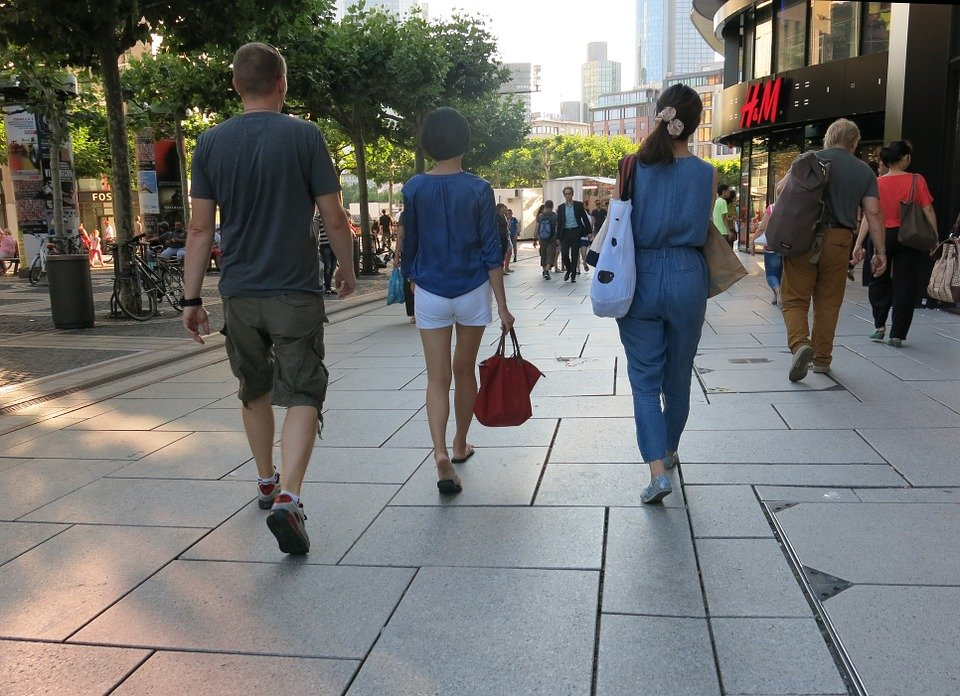
#> input picture ped1.jpg, 960 x 696 px
$ jupyter execute Maj_Project_Pedestrians.ipynb
#> lines starting #> are read from the running program, lines starting #| are printed output that depends on the picture; after the words box and inside, x2 and y2 are one past the last pixel; in counts of white or black regions, pixels touching at a corner belong together
[cell 1]
import cv2
import sys

[cell 2]
pedsCascade=cv2.CascadeClassifier(cv2.data.haarcascades + 'haarcascade_fullbody.xml')

[cell 3]
imgloc = "ped1.jpg"
img = cv2.imread(imgloc)
#> img is the input picture: shape (696, 960, 3); mean B, G, R 113.1, 115.2, 114.7

[cell 4]
import matplotlib.pyplot as plt
plt.imshow(img)
plt.show()

[cell 5]
gray = cv2.cvtColor(img, cv2.COLOR_BGR2GRAY)
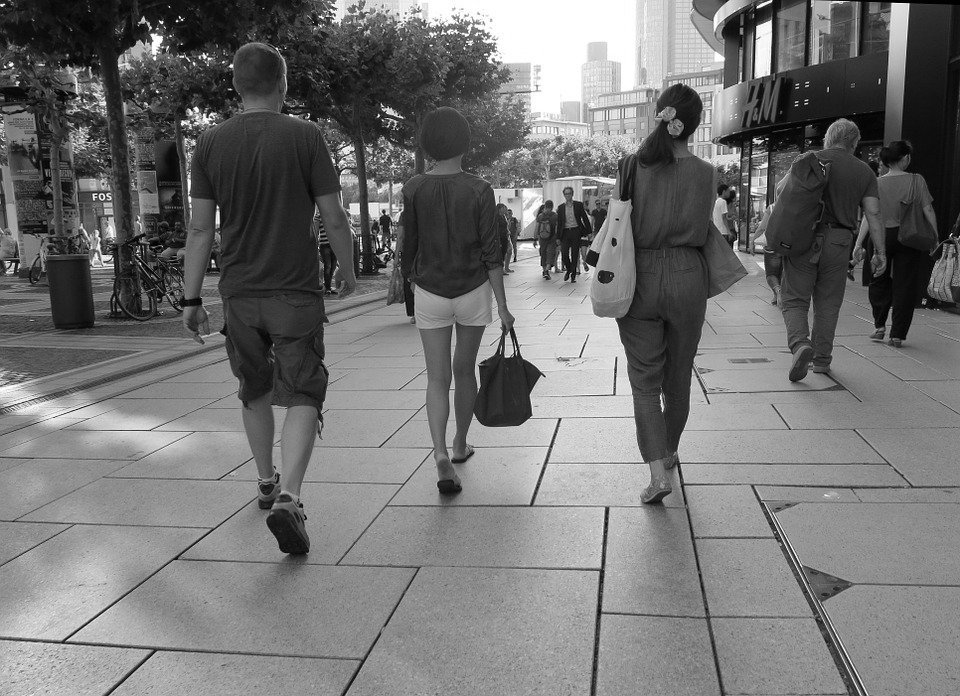
#> gray: shape (696, 960); min 0, max 255, mean 114.8
plt.imshow(gray)
plt.show()

[cell 6]
peds = pedsCascade.detectMultiScale(
            gray,
            scaleFactor = 1.003,
            minNeighbors = 2,
            minSize = (30,30)

)
#> peds = [[540, 213, 41, 83], [18, 58, 48, 96], [402, 349, 91, 183], [27, 216, 71, 141], [840, 55, 59, 117], [122, 224, 57, 113], [169, 152, 201, 402], [679, 523, 78, 156], [837, 188, 109, 217], [556, 104, 205, 411], [730, 117, 153, 305], [330, 52, 243, 486]]

[cell 7]
print("Found {0} pedestrians".format(len(peds)))
#| Found 12 pedestrians

[cell 8]
for (x,y,w,h) in peds:
    cv2.rectangle(img, (x, y), (x+w, y+h), (0,255,0), 2)
#> this loop made 12 passes
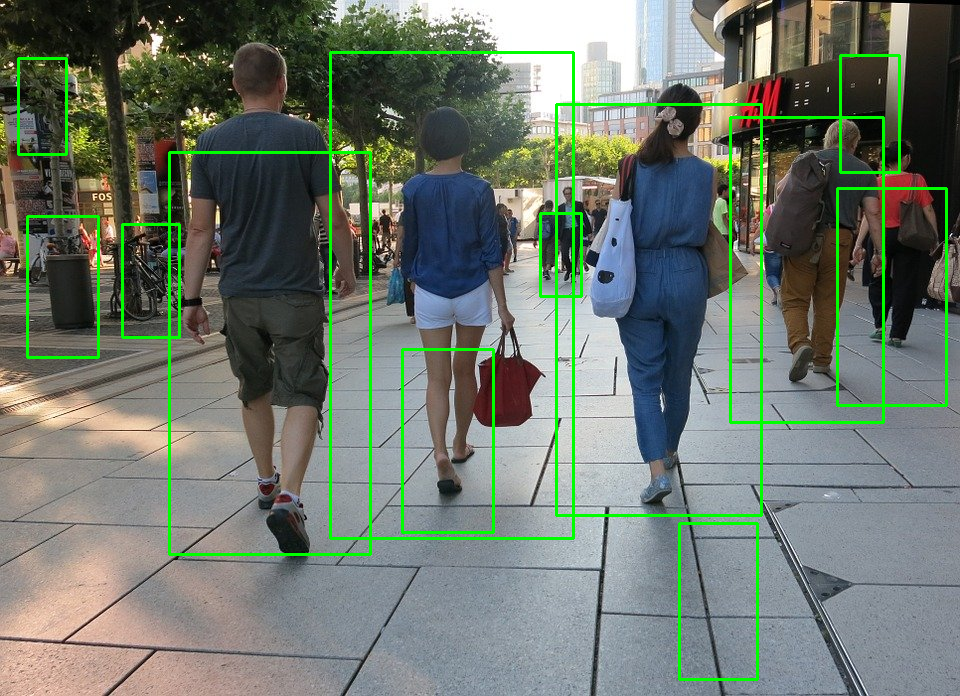
#> img: shape (696, 960, 3); 3.62% of pixels changed, all inside (x1, y1, x2, y2) = (17, 51, 948, 681)

[cell 9]
status = cv2.imwrite('peds_found.jpg', img)
print("Image stored in system: ", status)
#| Image stored in system:  True
